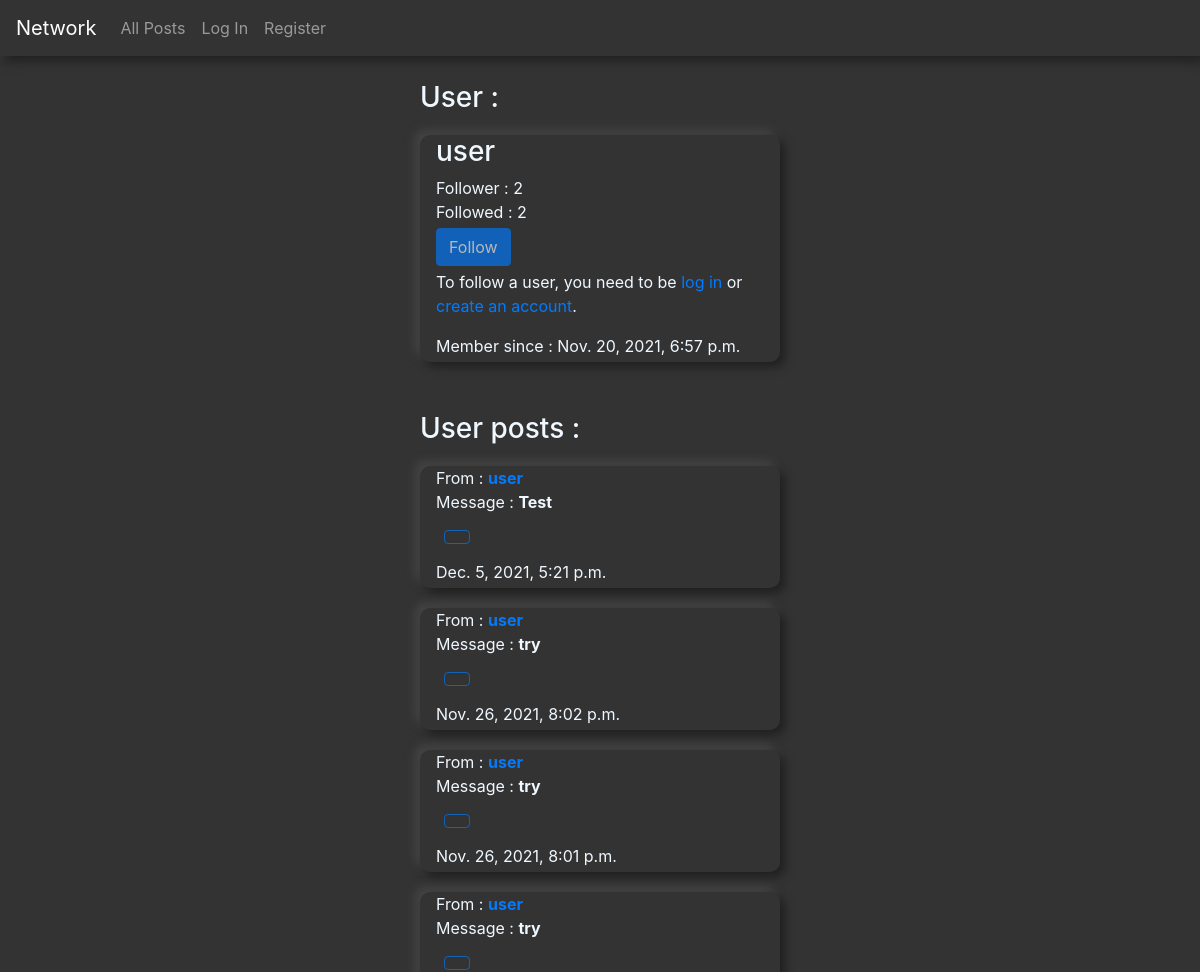
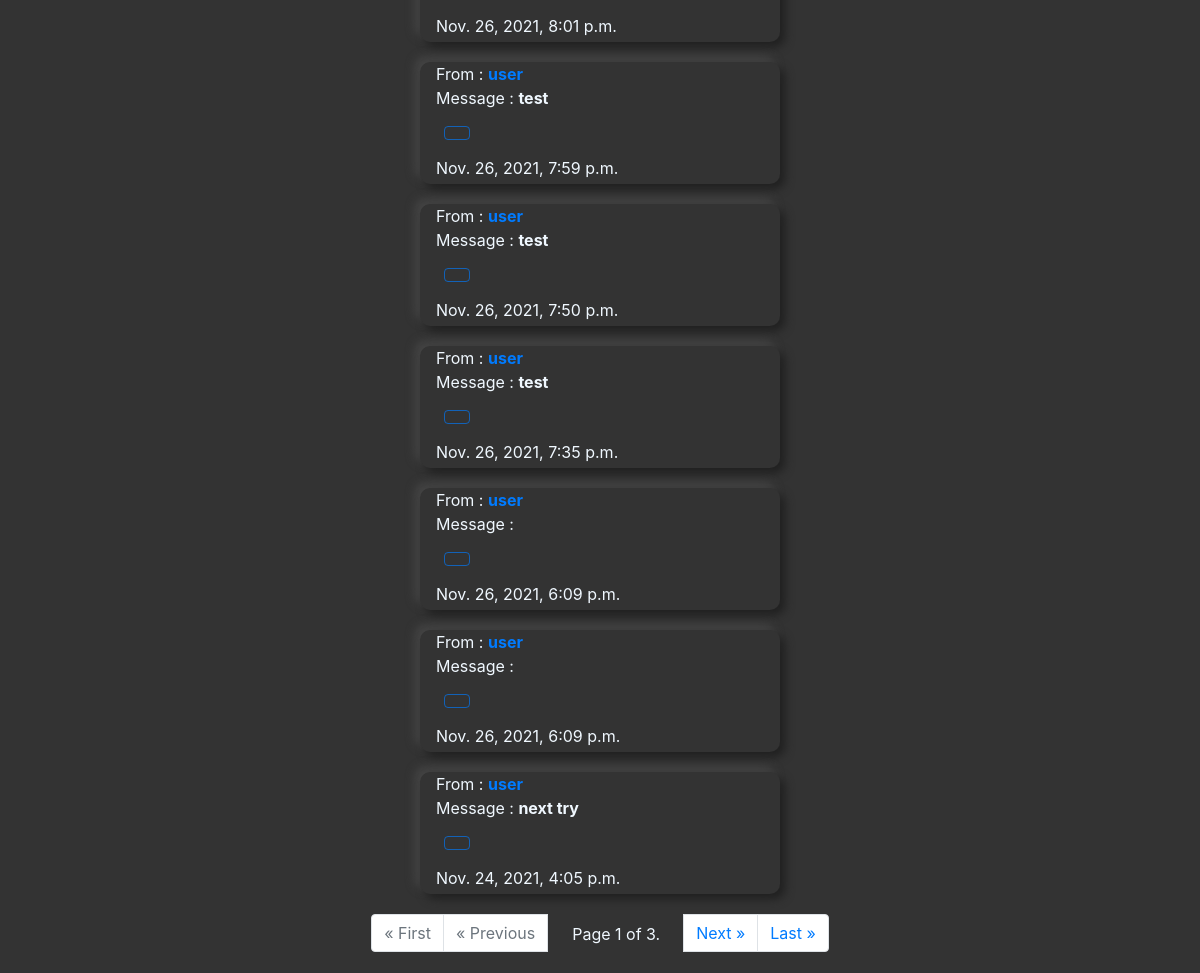
Page /user/user on the earlier database version (2 pictures, top to bottom).
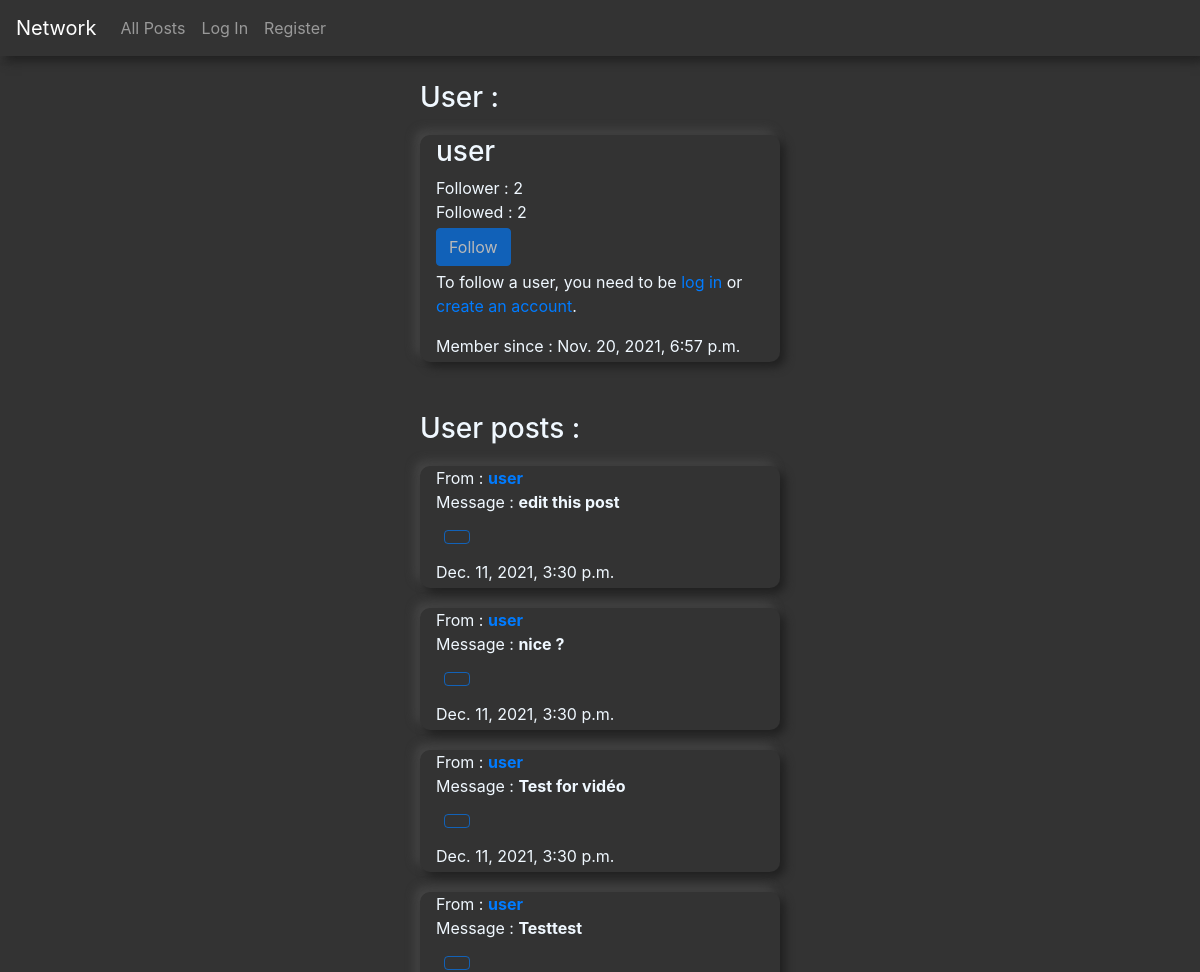
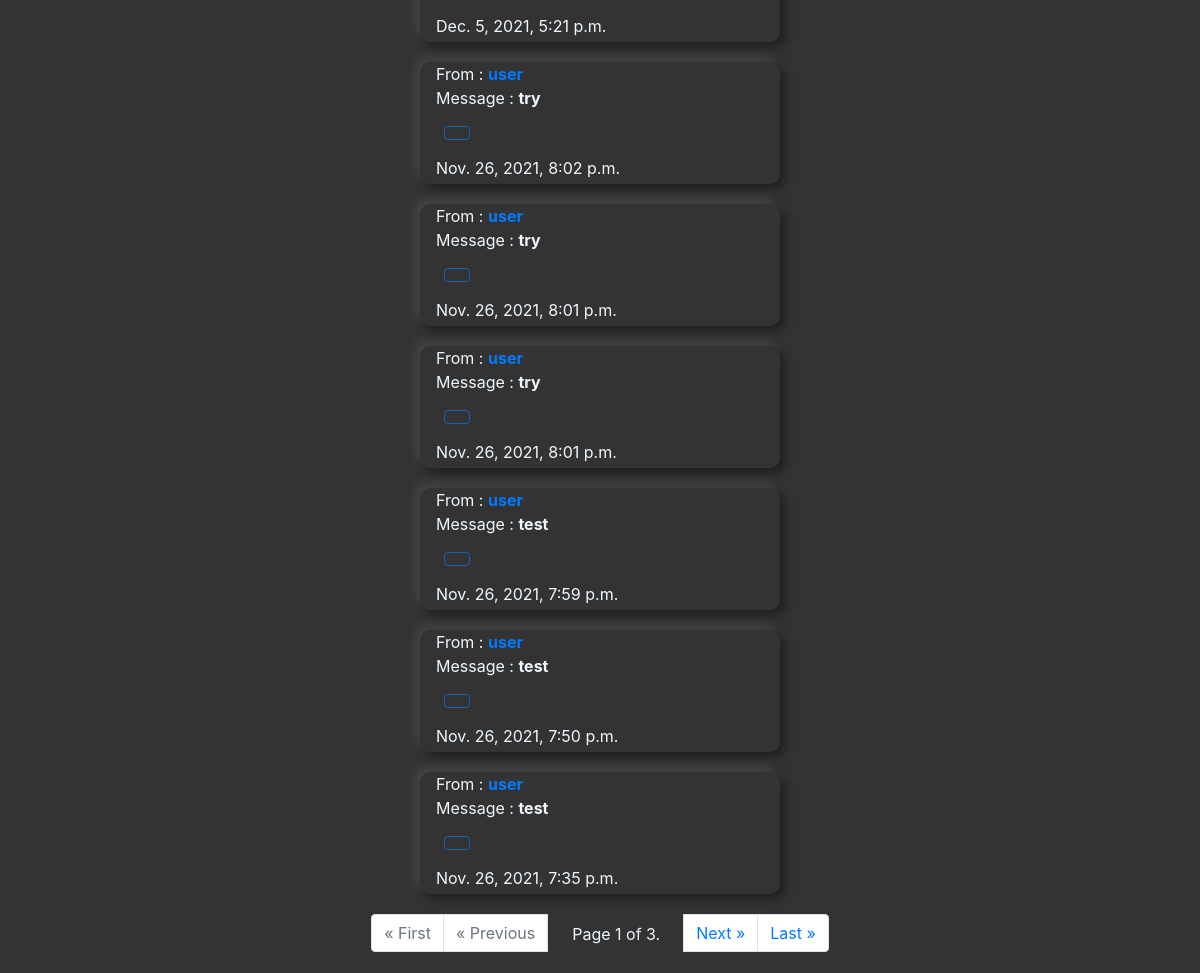
Same page on the later database version (2 pictures, top to bottom).
### network/models.py (models this page shows, shortened)
class Post(models.Model):
    user = models.ForeignKey(
        User, on_delete=models.CASCADE, related_name="Post")
    body = models.TextField(blank=True)
    archived = models.BooleanField(default=False)
    timestamp = models.DateTimeField(auto_now_add=True)

class User(AbstractUser):
    def serialize(self):
        return {
            "id": self.id,
            "username": self.username,
            "email": self.email,
            "timestamp": self.date_joined.strftime("%b %d %Y, %I:%M %p")
        }

### network/views.py (the view, shortened to what this page needs)
# urls.py: path("user/<str:username>", views.userPage, name="userPage"),
def userPage(request, username):
    user = User.objects.get(username=username)
    posts = Post.objects.filter(user=user)
    followed = FollowUser.objects.filter(followed=user, follow=True).count()
    follower = FollowUser.objects.filter(follower=user).count()
    posts = posts.order_by("-timestamp").all()
    paginator = Paginator(posts, 10)
    page_number = request.GET.get('page')
    page_obj = paginator.get_page(page_number)
    if not request.user.is_authenticated:
        return render(request, "network/user.html", {
            "user": user,
            "posts": page_obj,
            "followed": followed,
            "follower": follower
        })

### network/templates/network/user.html (shortened to what this page needs)
{% extends "network/layout.html" %}
{% load static %}
{% block body %}
<h3 style ="margin-left:35%; padding-top: 25px;">User : </h3>
<div class="boxPost" >
<h3 class="ml-3">{{ user.username }}</h3>
<div>
<div class="ml-3" id="follower">Follower : {{ follower }}</div>
<div class="ml-3" id="followed">Followed : {{ followed }}</div>
</div>
{% if request.user.is_authenticated and request.user.username != user.username %}
<div class="ml-3 mt-1 mb-1" id="followunfollow">
    {% if follow.follow %}
    <button class="btn btn btn-primary" id="buttonFollow" onclick="followFunction('{{user.username}}')">Unfollow</button>
    {% else %}
    <button class="btn btn btn-primary" id="buttonFollow" onclick="followFunction('{{user.username}}')">Follow</button>
    {% endif %}
</div>
{% else %}
<div class="ml-3 mt-1 mb-1" id="followunfollow">
    <button disabled class="btn btn btn-primary" id="buttonFollow" onclick="followFunction('{{user.username}}')">Follow</button>
</div>
{% if not request.user.is_authenticated %}
<p class="ml-3">To follow a user, you need to be <a href="{% url 'login' %}">log in</a> or <a href="{% url 'register' %}">create an account</a>.</p>
{% endif %}
{% endif %}
<div class="ml-3 pb-1">Member since : {{ user.date_joined }}</div>
</div>
<h3 style ="margin-left:35%; margin-top: 50px;">User posts :</h3>
{% for post in posts %}
<div class="boxPost" id="posts_view">
  <div class="owner ml-3"> From : <a href="{% url 'userPage' post.user %}"><strong>{{post.user}}</strong></a></div>
  <div id="postBody{{post.id}}" class="body ml-3"> Message : <strong>{{post.body}}</strong></div>
  {% if request.user.is_authenticated %}
    {% if request.user == post.user %}
    <div id="buttonEdit{{post.id}}">
      <button class="btn btn-sm btn-outline-primary m-3 ml-4" onclick="editFunction('{{post.id}}')">Edit</button>
    </div>
    {% endif %}
    <div id="likeunlike">
      <button class="btn btn-sm btn-outline-primary m-3 ml-4" id="buttonLike{{post.id}}" onclick="likeFunction('{{post.id}}')"></button>
      <i id="liked{{post.id}}"></i>
      <script type="text/javascript">
        load_like(`{{post.id}}`)
      </script>
    </div>
  {% else %}
    <div id="likeunlike">
      <button disabled class="btn btn btn-outline-primary m-3 ml-4" id="buttonLike{{post.id}}" onclick="likeFunction('{{post.id}}')"></button>
    </div>
  {% endif %}
  <div class="timestamp ml-3 pb-1">{{post.timestamp}}</div>
</div>
{% endfor %}
<div style="display: flex; justify-content: center; margin:5px;">
  <nav aria-label="Page navigation example">
    <ul class="pagination step-links">
      {% if posts.has_previous %}
        <li class="page-item">
          <a class="page-link" href="?page=1" aria-label="First">
            <span aria-hidden="true">&laquo; First</span>
          </a>
        </li>
        <li class="page-item">
          <a class="page-link" href="?page={{ posts.previous_page_number }}" aria-label="Previous">
            <span aria-hidden="true">&laquo; Previous</span>
          </a>
        </li>
      {% else %}
        <li class="page-item disabled">
          <a class="page-link" href="#" aria-label="First">
            <span aria-hidden="true">&laquo; First</span>
          </a>
        </li>
        <li class="page-item disabled">
          <a class="page-link" href="#" aria-label="Previous">
            <span aria-hidden="true">&laquo; Previous</span>
          </a>
        </li>
      {% endif %}
      <span class="current mr-4 mt-2 ml-4">
        Page {{ posts.number }} of {{ posts.paginator.num_pages }}.
      </span>
      {% if posts.has_next %}
      <li class="page-item">
        <a class="page-link" href="?page={{ posts.next_page_number }}" aria-label="Next">
          <span aria-hidden="true">Next &raquo;</span>
        </a>
      </li>
      <li class="page-item">
        <a class="page-link" href="?page={{ posts.paginator.num_pages }}" aria-label="Last">
          <span aria-hidden="true">Last &raquo;</span>
        </a>
      </li>
      {% endif %}
    </ul>
  </nav>
</div>
{% endblock %}

Differences in the rows shown:
no longer on this page (row unchanged): Post: user "user", timestamp "Nov. 26, 2021, 6:09 p.m."
no longer on this page (row unchanged): Post: user "user", timestamp "Nov. 26, 2021, 6:09 p.m."
no longer on this page (row unchanged): Post: user "user", body "next try", timestamp "Nov. 24, 2021, 4:05 p.m."
added Post: user "user", body "edit this post", timestamp "Dec. 11, 2021, 3:30 p.m."
added Post: user "user", body "nice ?", timestamp "Dec. 11, 2021, 3:30 p.m."
added Post: user "user", body "Test for vidéo", timestamp "Dec. 11, 2021, 3:30 p.m."
changed Post: body "Test" → "Testtest"
